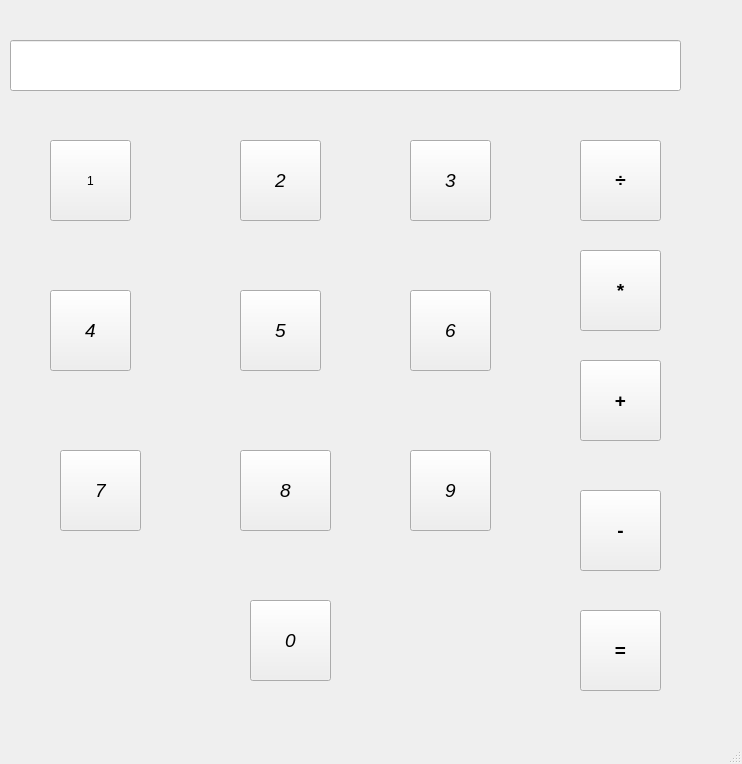
<?xml version="1.0" encoding="UTF-8"?>
<ui version="4.0">
 <class>MainWindow</class>
 <widget class="QMainWindow" name="MainWindow">
  <property name="geometry">
   <rect>
    <x>0</x>
    <y>0</y>
    <width>742</width>
    <height>764</height>
   </rect>
  </property>
  <property name="font">
   <font>
    <strikeout>false</strikeout>
   </font>
  </property>
  <property name="windowTitle">
   <string>MainWindow</string>
  </property>
  <property name="autoFillBackground">
   <bool>true</bool>
  </property>
  <property name="styleSheet">
   <string notr="true"/>
  </property>
  <property name="documentMode">
   <bool>true</bool>
  </property>
  <property name="dockNestingEnabled">
   <bool>false</bool>
  </property>
  <property name="unifiedTitleAndToolBarOnMac">
   <bool>false</bool>
  </property>
  <widget class="QWidget" name="centralwidget">
   <widget class="QLineEdit" name="lineEdit">
    <property name="geometry">
     <rect>
      <x>10</x>
      <y>40</y>
      <width>671</width>
      <height>51</height>
     </rect>
    </property>
    <property name="font">
     <font>
      <family>Gill Sans MT</family>
      <pointsize>18</pointsize>
      <weight>9</weight>
      <italic>true</italic>
      <bold>false</bold>
     </font>
    </property>
    <property name="toolTip">
     <string>&lt;html&gt;&lt;head/&gt;&lt;body&gt;&lt;p&gt;&lt;br/&gt;&lt;/p&gt;&lt;/body&gt;&lt;/html&gt;</string>
    </property>
    <property name="styleSheet">
     <string notr="true">font: 75 italic 18pt &quot;Gill Sans MT&quot;;</string>
    </property>
    <property name="inputMask">
     <string/>
    </property>
    <property name="text">
     <string/>
    </property>
    <property name="alignment">
     <set>Qt::AlignRight|Qt::AlignTrailing|Qt::AlignVCenter</set>
    </property>
   </widget>
   <widget class="QPushButton" name="Button_1">
    <property name="geometry">
     <rect>
      <x>50</x>
      <y>140</y>
      <width>81</width>
      <height>81</height>
     </rect>
    </property>
    <property name="styleSheet">
     <string notr="true">font: 75 italic 14pt &quot;MS Shell Dlg 2&quot;;</string>
    </property>
    <property name="text">
     <string>1</string>
    </property>
   </widget>
   <widget class="QPushButton" name="Button_2">
    <property name="geometry">
     <rect>
      <x>240</x>
      <y>140</y>
      <width>81</width>
      <height>81</height>
     </rect>
    </property>
    <property name="font">
     <font>
      <pointsize>14</pointsize>
      <italic>true</italic>
     </font>
    </property>
    <property name="text">
     <string>2</string>
    </property>
   </widget>
   <widget class="QPushButton" name="Button_10">
    <property name="geometry">
     <rect>
      <x>580</x>
      <y>140</y>
      <width>81</width>
      <height>81</height>
     </rect>
    </property>
    <property name="font">
     <font>
      <pointsize>14</pointsize>
      <weight>75</weight>
      <italic>false</italic>
      <bold>true</bold>
     </font>
    </property>
    <property name="text">
     <string>÷</string>
    </property>
   </widget>
   <widget class="QPushButton" name="Button_3">
    <property name="geometry">
     <rect>
      <x>410</x>
      <y>140</y>
      <width>81</width>
      <height>81</height>
     </rect>
    </property>
    <property name="font">
     <font>
      <pointsize>14</pointsize>
      <italic>true</italic>
     </font>
    </property>
    <property name="text">
     <string>3</string>
    </property>
   </widget>
   <widget class="QPushButton" name="Button_4">
    <property name="geometry">
     <rect>
      <x>50</x>
      <y>290</y>
      <width>81</width>
      <height>81</height>
     </rect>
    </property>
    <property name="font">
     <font>
      <pointsize>14</pointsize>
      <italic>true</italic>
     </font>
    </property>
    <property name="text">
     <string>4</string>
    </property>
   </widget>
   <widget class="QPushButton" name="Button_5">
    <property name="geometry">
     <rect>
      <x>240</x>
      <y>290</y>
      <width>81</width>
      <height>81</height>
     </rect>
    </property>
    <property name="font">
     <font>
      <pointsize>14</pointsize>
      <italic>true</italic>
     </font>
    </property>
    <property name="text">
     <string>5</string>
    </property>
   </widget>
   <widget class="QPushButton" name="Button_6">
    <property name="geometry">
     <rect>
      <x>410</x>
      <y>290</y>
      <width>81</width>
      <height>81</height>
     </rect>
    </property>
    <property name="font">
     <font>
      <pointsize>14</pointsize>
      <italic>true</italic>
     </font>
    </property>
    <property name="text">
     <string>6</string>
    </property>
   </widget>
   <widget class="QPushButton" name="Button_7">
    <property name="geometry">
     <rect>
      <x>60</x>
      <y>450</y>
      <width>81</width>
      <height>81</height>
     </rect>
    </property>
    <property name="font">
     <font>
      <pointsize>14</pointsize>
      <italic>true</italic>
     </font>
    </property>
    <property name="text">
     <string>7</string>
    </property>
   </widget>
   <widget class="QPushButton" name="Button_8">
    <property name="geometry">
     <rect>
      <x>240</x>
      <y>450</y>
      <width>91</width>
      <height>81</height>
     </rect>
    </property>
    <property name="font">
     <font>
      <pointsize>14</pointsize>
      <italic>true</italic>
     </font>
    </property>
    <property name="text">
     <string>8</string>
    </property>
   </widget>
   <widget class="QPushButton" name="Button_9">
    <property name="geometry">
     <rect>
      <x>410</x>
      <y>450</y>
      <width>81</width>
      <height>81</height>
     </rect>
    </property>
    <property name="font">
     <font>
      <pointsize>14</pointsize>
      <italic>true</italic>
     </font>
    </property>
    <property name="text">
     <string>9</string>
    </property>
   </widget>
   <widget class="QPushButton" name="Button_0">
    <property name="geometry">
     <rect>
      <x>250</x>
      <y>600</y>
      <width>81</width>
      <height>81</height>
     </rect>
    </property>
    <property name="font">
     <font>
      <pointsize>14</pointsize>
      <italic>true</italic>
     </font>
    </property>
    <property name="text">
     <string>0</string>
    </property>
   </widget>
   <widget class="QPushButton" name="Button_11">
    <property name="geometry">
     <rect>
      <x>580</x>
      <y>360</y>
      <width>81</width>
      <height>81</height>
     </rect>
    </property>
    <property name="font">
     <font>
      <pointsize>14</pointsize>
      <weight>75</weight>
      <italic>false</italic>
      <bold>true</bold>
     </font>
    </property>
    <property name="text">
     <string>+</string>
    </property>
   </widget>
   <widget class="QPushButton" name="Button_12">
    <property name="geometry">
     <rect>
      <x>580</x>
      <y>490</y>
      <width>81</width>
      <height>81</height>
     </rect>
    </property>
    <property name="font">
     <font>
      <pointsize>14</pointsize>
      <weight>75</weight>
      <bold>true</bold>
     </font>
    </property>
    <property name="text">
     <string>-</string>
    </property>
   </widget>
   <widget class="QPushButton" name="Button_13">
    <property name="geometry">
     <rect>
      <x>580</x>
      <y>250</y>
      <width>81</width>
      <height>81</height>
     </rect>
    </property>
    <property name="font">
     <font>
      <pointsize>14</pointsize>
      <weight>75</weight>
      <bold>true</bold>
     </font>
    </property>
    <property name="text">
     <string>*</string>
    </property>
   </widget>
   <widget class="QPushButton" name="Button_14">
    <property name="geometry">
     <rect>
      <x>580</x>
      <y>610</y>
      <width>81</width>
      <height>81</height>
     </rect>
    </property>
    <property name="font">
     <font>
      <pointsize>14</pointsize>
      <weight>75</weight>
      <bold>true</bold>
     </font>
    </property>
    <property name="text">
     <string>=</string>
    </property>
   </widget>
  </widget>
  <widget class="QMenuBar" name="menubar">
   <property name="geometry">
    <rect>
     <x>0</x>
     <y>0</y>
     <width>742</width>
     <height>26</height>
    </rect>
   </property>
  </widget>
  <widget class="QStatusBar" name="statusbar"/>
 </widget>
 <resources/>
 <connections/>
</ui>
